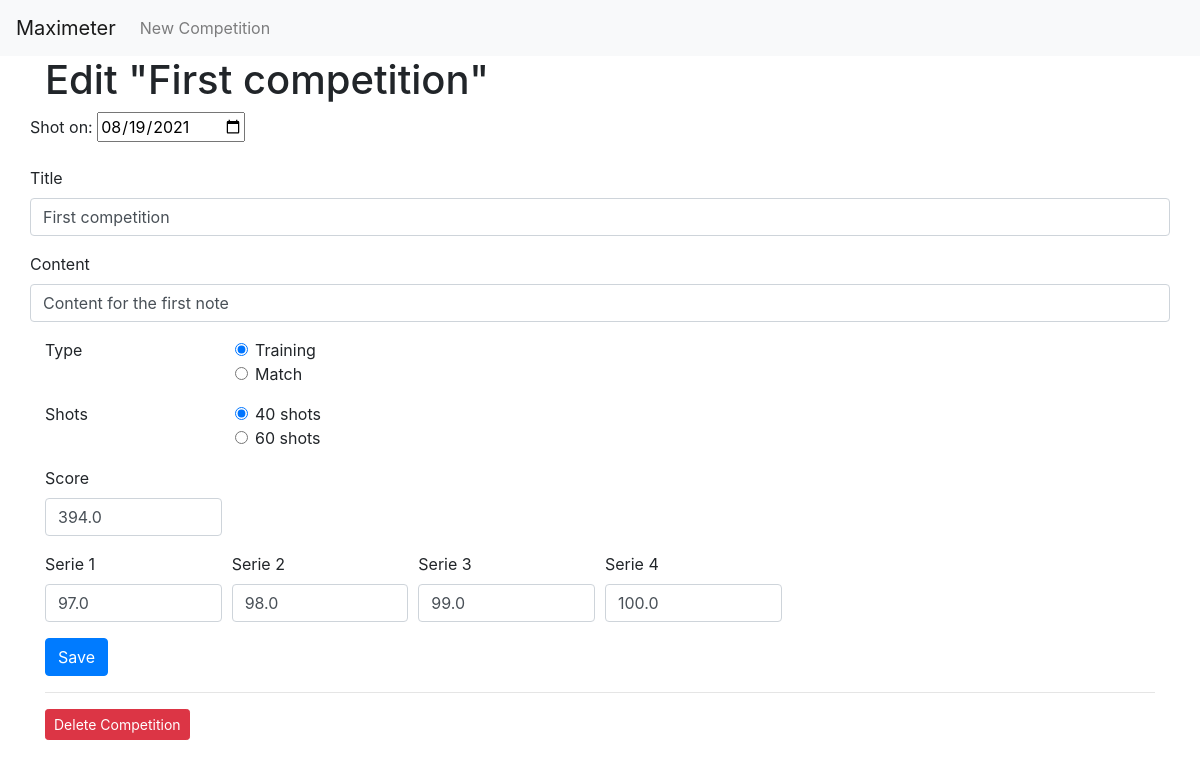
The app's page /competitions/1/edit with its own data.
### tables this page shows
CREATE TABLE competitions (
    id INTEGER PRIMARY KEY AUTOINCREMENT,
    created TIMESTAMP NOT NULL DEFAULT CURRENT_TIMESTAMP,
    updated TIMESTAMP NOT NULL DEFAULT CURRENT_TIMESTAMP,
    title TEXT NOT NULL,
    content TEXT,
    sporttype TEXT NOT NULL,
    shoton DATE NOT NULL
);

CREATE TABLE scores (
    id INTEGER PRIMARY KEY AUTOINCREMENT,
    competitionid INT,
    score DOUBLE NOT NULL,
    serie1 DOUBLE NOT NULL,
    serie2 DOUBLE NOT NULL,
    serie3 DOUBLE NOT NULL,
    serie4 DOUBLE NOT NULL,
    CONSTRAINT fk_competitionid FOREIGN KEY(competitionid) REFERENCES competitions(id) ON DELETE SET NULL
);

### app.py (the view, shortened to what this page needs)
@app.route('/competitions/<int:id>/edit', methods=('GET', 'POST'))
def competition_edit(id):
    competition = get_competition(id)
    score = get_score(id)
    shots = get_shots(score['id'])
    return render_template('competitions/edit.html', competition=competition, score=score, shots=shots)

### app.py (called while the page is built)
def get_db_connection():
    conn = sqlite3.connect('database.db')
    conn.row_factory = sqlite3.Row
    return conn

def get_competition(competition_id):
    conn = get_db_connection()
    note = conn.execute('SELECT * FROM competitions WHERE id = ?',
                        (competition_id,)).fetchone()
    conn.close()
    if note is None:
        abort(404)
    return note

def get_score(competition_id):
    conn = get_db_connection()
    scores = conn.execute('SELECT * FROM scores WHERE competitionid = ?',
                        (competition_id,)).fetchone()
    conn.close()
    if scores is None:
        abort(404)
    return scores

def get_shots(score_id):
    conn = get_db_connection()
    shots = conn.execute('SELECT * FROM shots WHERE scoreid = ?',
                        (score_id,)).fetchone()
    conn.close()
    if shots is None:
        shots = None
    return shots

### templates/competitions/edit.html
{% extends 'base.html' %}
{% block content %}
<h1>{% block title %} Edit "{{ competition['title'] }}" {% endblock %}</h1>
<form method="post">
    <div class="form-group row">
        <label>
            Shot on:
            <input type="date" id="shoton" name="shoton" value="{{ request.form['shoton'] or competition['shoton'] }}">
        </label>
    </div>
    <div class="form-group row">
      <label for="title">Title</label>
      <input type="text" name="title"
             placeholder="Competition title" class="form-control"
             value="{{ request.form['title'] or competition['title'] }}"></input>
    </div>
    <div class="form-group row">
        <label for="content">Content</label>
        <input type="text" name="content"
               placeholder="Content" class="form-control"
               value="{{ request.form['content'] or competition['content'] }}"></input>
    </div>
    <fieldset class="form-group">
      <div class="row">
        <legend class="col-form-label col-sm-2 pt-0">Type</legend>
        <div class="col-sm-10">
          <div class="form-check">
            <input class="form-check-input" type="radio" name="sporttype" id="sporttype1" value="training" checked>
            <label class="form-check-label" for="gridRadios1">
              Training
            </label>
          </div>
          <div class="form-check">
            <input class="form-check-input" type="radio" name="sporttype" id="sporttype2" value="match">
            <label class="form-check-label" for="gridRadios2">
              Match
            </label>
          </div>
        </div>
      </div>
    </fieldset>
    <fieldset class="form-group">
        <div class="row">
          <legend class="col-form-label col-sm-2 pt-0">Shots</legend>
          <div class="col-sm-10">
            <div class="form-check">
              <input class="form-check-input" type="radio" name="seriestype" id="seriestype40" value="seriestype40" checked>
              <label class="form-check-label" for="gridRadios1">
                40 shots
              </label>
            </div>
            <div class="form-check">
              <input class="form-check-input" type="radio" name="seriestype" id="seriestype60" value="seriestype60">
              <label class="form-check-label" for="gridRadios2">
                60 shots
              </label>
            </div>
          </div>
        </div>
      </fieldset>
      <div class="form-row">
        <div class="form-group col-md-2">
          <label for="score">Score</label>
          <input type="number" name="score"
               placeholder="Score" class="form-control"
               value="{{ request.form['score'] or score['score'] }}""></input>
        </div>
      </div>
      <div class="form-row">
        <div class="form-group col-md-2">
          <label for="series">Serie 1</label>
          <input type="number" name="serie1"
               placeholder="Serie 1" class="form-control"
               value="{{ request.form['serie1'] or score['serie1'] }}""></input>
        </div>
        <div class="form-group col-md-2">
            <label for="series">Serie 2</label>
            <input type="number" name="serie2"
                 placeholder="Serie 2" class="form-control"
                 value="{{ request.form['serie2'] or score['serie2'] }}""></input>
        </div>
        <div class="form-group col-md-2">
            <label for="series">Serie 3</label>
            <input type="number" name="serie3"
                 placeholder="Serie 3" class="form-control"
                 value="{{ request.form['serie3'] or score['serie3'] }}""></input>
        </div>
        <div class="form-group col-md-2">
            <label for="series">Serie 4</label>
            <input type="number" name="serie4"
                 placeholder="Serie 4" class="form-control"
                 value="{{ request.form['serie4'] or score['serie4'] }}""></input>
        </div>
      </div>
    <div class="form-group row">
      <div class="col-sm-10">
        <button type="submit" class="btn btn-primary">Save</button>
      </div>
    </div>
  </form>
<hr>
<form action="{{ url_for('competition_delete', id=competition['id']) }}" method="POST">
    <input type="submit" value="Delete Competition"
            class="btn btn-danger btn-sm"
            onclick="return confirm('Are you sure you want to delete this competition?')">
</form>
{% endblock %}

### records on screen
competitions: title "First competition", shoton "08/19/2021", content "Content for the first note"
scores: score "394.0", serie1 "97.0", serie2 "98.0", serie3 "99.0", serie4 "100.0"
